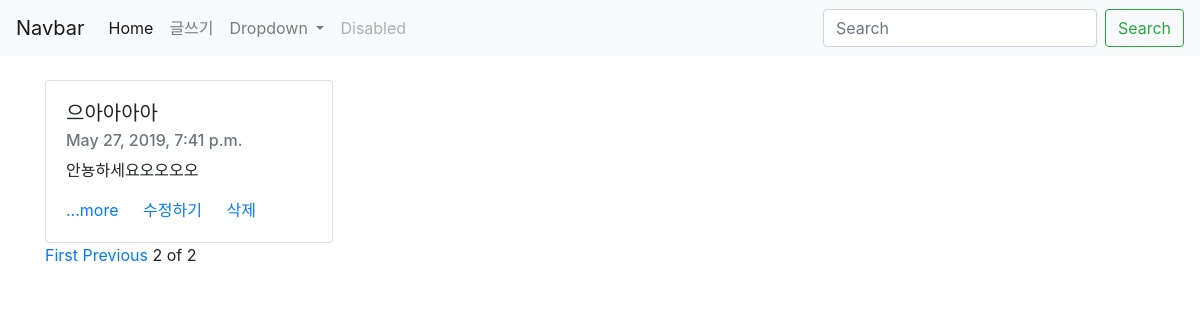
Screenshot of /?page=2 with the database file from the repository.
### blog/models.py (models this page shows, shortened)
class Blog(models.Model):
    title = models.CharField(max_length = 200)
    pub_date = models.DateTimeField('date published')
    body = models.TextField()
    def summary(self):
        return self.body[:100]

### blog/views.py (the view)
# urls.py: 2. Add a URL to urlpatterns:  path('', views.home, name='home')
def home(request):
    blogs = Blog.objects    #admin에 써져있는 목록들
    blog_list = Blog.objects.all()
    paginator = Paginator(blog_list, 3)
    page = request.GET.get('page') # get방식으로 페이지 번호를 알아왔다.
    posts = paginator.get_page(page) # 그 페이지 번호가 뭔지 넣어버림
    return render(request, 'home.html', {'blogs' : blogs, 'posts':posts}) # key랑 value값 리턴

### blog/templates/home.html (shortened to what this page needs)
<head>
    <link rel="stylesheet" href="https://stackpath.bootstrapcdn.com/bootstrap/4.3.1/css/bootstrap.min.css">
</head>
<body>
    <nav class="navbar navbar-expand-lg navbar-light bg-light">
        <a class="navbar-brand" href="#">Navbar</a>
        <div class="collapse navbar-collapse" id="navbarSupportedContent">
        <ul class="navbar-nav mr-auto">
            <li class="nav-item active">
                <a class="nav-link" href="{% url 'home' %}">Home <span class="sr-only">(current)</span></a>
            </li>
            <li class="nav-item">
                <a class="nav-link" href="{% url 'new' %}">글쓰기</a>
            </li>
            <li class="nav-item dropdown">
            <a class="nav-link dropdown-toggle" href="#" id="navbarDropdown" role="button" data-toggle="dropdown" aria-haspopup="true" aria-expanded="false">
                Dropdown
            </a>
            </li>
            <li class="nav-item">
            <a class="nav-link disabled" href="#" tabindex="-1" aria-disabled="true">Disabled</a>
            </li>
        </ul>
        <form class="form-inline my-2 my-lg-0">
            <input class="form-control mr-sm-2" type="search" placeholder="Search" aria-label="Search">
            <button class="btn btn-outline-success my-2 my-sm-0" type="submit">Search</button>
        </form>
        </div>
    </nav>
    {% for blog in posts %}
        <div class="container"><br>
            <div class="card" style="width: 18rem;">
                <div class="card-body">
                    <h5 class="card-title">{{blog.title}}</h5>
                    <h6 class="card-subtitle mb-2 text-muted">{{blog.pub_date}}</h6>
                    <p class="card-text">{{blog.summary}}</p>
                    <a href="{% url 'detail' blog.id %}" class="card-link">...more</a>
                    <a href="{% url 'edit' blog.id %}" class="card-link">수정하기</a>
                    <a href="{% url 'delete' blog.id %}" class="card-link">삭제</a>
                </div>
            </div>
        </div>
    {%endfor%}
    <div class = "container">
        {%if posts.has_previous%}
        <a href="?page=1">First</a>
        <a href="?page={{posts.previous_page_number}}">Previous</a>
        {%endif%}
        <span>{{posts.number}}</span>
        <span>of</span>
        <span>{{posts.paginator.num_pages}}</span>
    </div>
</body>

### rows the page displays
Blog: title "으아아아아", pub_date "May 27, 2019, 7:41 p.m.", summary "안뇽하세요오오오오"

### other values shown
{{ posts.number }} "2"
{{ posts.paginator.num_pages }} "2"
